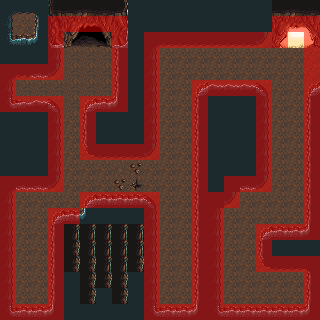

Rendered tile map (Tiled .tmx) drawn with the repository's tilesets; below, a short description and the full map source, tile grids included:
An orthogonal 20x20 tile map with 16x16 px tiles, 6 tile layers (base, decoration, collision, base2, ...), 3 tilesets.

<map version="1.0" orientation="orthogonal" renderorder="right-down" width="20" height="20" tilewidth="16" tileheight="16" nextobjectid="6">
 <tileset firstgid="1" name="cave16x16" tilewidth="16" tileheight="16" tilecount="336" columns="16">
  <image source="../art/cave16x16.png" width="256" height="336" />
 </tileset>
 <tileset firstgid="337" name="collision_graphic" tilewidth="16" tileheight="16" tilecount="4" columns="2">
  <image source="../art/collision_graphic.png" width="32" height="32" />
 </tileset>
 <tileset firstgid="341" name="rpgtileset" tilewidth="16" tileheight="16" tilecount="132" columns="11">
  <image source="../art/rpg_indoor.png" width="176" height="192" />
 </tileset>
 <layer name="base" width="20" height="20">
  <data encoding="csv">
215,216,217,221,4,5,6,224,220,220,220,220,220,220,220,220,220,52,53,54,
231,18,233,237,20,21,22,240,220,220,220,220,220,220,220,220,220,68,69,70,
247,248,249,253,36,37,38,256,220,215,216,216,216,216,216,216,218,84,85,86,
220,220,220,231,146,146,146,233,220,231,232,232,232,232,232,232,232,232,232,232,
215,250,251,218,146,146,146,233,220,231,232,232,232,232,232,232,232,232,232,232,
231,146,146,146,146,146,146,233,220,231,232,232,235,267,267,267,234,232,232,235,
247,266,267,234,146,235,248,249,220,231,232,232,233,220,220,220,231,232,232,233,
220,220,220,231,232,233,220,220,220,231,232,232,233,220,220,220,231,232,232,233,
220,220,220,231,232,233,220,220,220,231,232,232,233,220,220,220,231,232,232,233,
220,220,220,231,232,219,216,216,216,218,232,232,233,220,220,220,231,232,232,233,
220,220,220,231,232,232,232,232,232,232,232,232,233,220,220,220,231,232,232,233,
215,251,251,218,232,232,232,232,232,232,232,232,233,220,220,251,218,232,232,233,
231,232,232,232,232,235,248,248,248,234,232,232,233,220,218,232,232,232,232,233,
231,232,232,235,248,249,220,220,220,231,232,232,233,231,232,232,232,232,232,233,
231,232,232,233,220,220,220,220,220,231,232,232,233,231,232,232,235,248,248,249,
231,232,232,233,220,220,220,220,220,231,232,232,233,231,232,232,233,220,220,220,
231,232,232,233,220,220,220,220,220,231,232,232,233,231,232,232,219,216,216,217,
231,232,232,233,220,220,220,220,220,231,232,232,233,231,232,232,232,232,232,233,
231,232,232,233,220,220,220,220,220,231,232,232,233,231,232,232,232,232,232,233,
247,248,248,249,220,220,220,220,220,247,248,248,249,247,248,248,248,248,248,249
</data>
 </layer>
 <layer name="decoration" width="20" height="20">
  <data encoding="csv">
0,0,0,0,0,0,0,0,0,0,0,0,0,0,0,0,0,0,0,0,
0,0,0,0,0,0,0,0,0,0,0,0,0,0,0,0,0,0,0,0,
0,0,0,0,0,0,0,0,0,0,0,0,0,0,0,0,0,0,0,0,
0,0,0,0,0,0,0,0,0,0,0,0,0,0,0,0,0,0,0,0,
0,0,0,0,0,0,0,0,0,0,0,0,0,0,0,0,0,0,0,0,
0,0,0,0,0,0,0,0,0,0,0,0,0,0,0,0,0,0,0,0,
0,0,0,0,0,0,0,0,0,0,0,0,0,0,0,0,0,0,0,0,
0,0,0,0,0,0,0,0,0,0,0,0,0,0,0,0,0,0,0,0,
0,0,0,0,0,0,0,0,0,0,0,0,0,0,0,0,0,0,0,0,
0,0,0,0,0,0,0,0,0,0,0,0,0,0,0,0,0,0,0,0,
0,0,0,0,0,0,0,145,113,0,0,0,0,0,0,0,0,0,0,0,
0,0,0,0,0,0,0,113,114,0,0,0,0,0,0,0,0,0,0,0,
0,0,0,0,0,0,0,0,0,0,0,0,0,0,0,0,0,0,0,0,
0,0,0,0,0,0,0,0,0,0,0,0,0,0,0,0,0,0,0,0,
0,0,0,0,56,56,56,56,56,0,0,0,0,0,0,0,0,0,0,0,
0,0,0,0,72,56,56,56,56,0,0,0,0,0,0,0,0,0,0,0,
0,0,0,0,72,72,56,56,72,0,0,0,0,0,0,0,0,0,0,0,
0,0,0,0,0,72,72,72,0,0,0,0,0,0,0,0,0,0,0,0,
0,0,0,0,0,72,0,72,0,0,0,0,0,0,0,0,0,0,0,0,
0,0,0,0,0,0,0,0,0,0,0,0,0,0,0,0,0,0,0,0
</data>
 </layer>
 <layer name="collision" width="20" height="20" opacity="0.46">
  <data encoding="csv">
0,0,0,0,0,0,0,0,0,0,0,0,0,0,0,0,0,0,0,0,
0,0,0,337,337,337,337,337,0,0,0,0,0,0,0,0,0,337,337,337,
0,0,0,337,0,0,0,337,0,337,337,337,337,337,337,337,337,337,0,337,
0,0,0,337,0,0,0,337,0,337,0,0,0,0,0,0,0,0,0,337,
337,337,337,337,0,0,0,337,0,337,0,0,0,0,0,0,0,0,0,337,
337,0,0,0,0,0,0,337,0,337,0,0,337,337,337,337,337,0,0,337,
337,337,337,337,0,337,337,337,0,337,0,0,337,0,0,0,337,0,0,337,
0,0,0,337,0,337,0,0,0,337,0,0,337,0,0,0,337,0,0,337,
0,0,0,337,0,337,0,0,0,337,0,0,337,0,0,0,337,0,0,337,
0,0,0,337,0,337,337,337,337,337,0,0,337,0,0,0,337,0,0,337,
0,0,0,337,0,0,0,0,0,0,0,0,337,0,0,0,337,0,0,337,
337,337,337,337,0,0,0,0,0,0,0,0,337,0,337,337,337,0,0,337,
337,0,0,0,0,337,337,337,337,337,0,0,337,337,337,0,0,0,0,337,
337,0,0,337,337,0,0,0,0,337,0,0,337,337,0,0,0,0,0,337,
337,0,0,337,0,0,0,0,0,337,0,0,337,337,0,0,337,337,337,337,
337,0,0,337,0,0,0,0,0,337,0,0,337,337,0,0,337,0,0,0,
337,0,0,337,0,0,0,0,0,337,0,0,337,337,0,0,337,337,337,337,
337,0,0,337,0,0,0,0,0,337,0,0,337,337,0,0,0,0,0,337,
337,0,0,337,0,0,0,0,0,337,0,0,337,337,0,0,0,0,0,337,
337,337,337,337,0,0,0,0,0,337,337,337,337,337,337,337,337,337,337,337
</data>
 </layer>
 <layer name="base2" width="20" height="20">
  <data encoding="csv">
0,0,0,0,0,0,0,0,0,0,0,0,0,0,0,0,0,0,0,0,
0,0,0,0,0,0,0,0,0,0,0,0,0,0,0,0,0,0,0,0,
0,0,0,0,0,0,0,0,0,0,0,0,0,0,0,0,0,0,0,0,
0,0,0,0,0,0,0,0,0,0,0,0,0,0,0,0,0,0,0,0,
0,0,0,0,0,0,0,0,0,0,0,0,0,0,0,0,0,0,0,0,
0,0,0,0,0,0,0,0,0,0,0,0,0,0,0,0,0,0,0,0,
0,0,0,0,0,0,0,0,0,0,0,0,0,0,0,0,0,0,0,0,
0,0,0,0,0,0,0,0,0,0,0,0,0,0,0,0,0,0,0,0,
0,0,0,0,0,0,0,0,0,0,0,0,0,0,0,0,0,0,0,0,
0,0,0,0,0,0,0,0,0,0,0,0,0,0,0,0,0,0,0,0,
0,0,0,0,0,0,0,0,0,0,0,0,0,0,0,0,0,0,0,0,
0,0,0,0,0,0,0,0,0,0,0,0,0,0,0,0,0,0,0,0,
0,0,0,0,0,0,0,0,0,0,0,0,0,0,0,0,0,0,0,0,
0,0,0,0,0,0,0,0,0,0,0,0,0,0,0,0,0,0,0,0,
0,0,0,0,0,0,0,0,0,0,0,0,0,0,0,0,0,0,0,0,
0,0,0,0,0,0,0,0,0,0,0,0,0,0,0,0,0,0,0,0,
0,0,0,0,0,0,0,0,0,0,0,0,0,0,0,0,0,0,0,0,
0,0,0,0,0,0,0,0,0,0,0,0,0,0,0,0,0,0,0,0,
0,0,0,0,0,0,0,0,0,0,0,0,0,0,0,0,0,0,0,0,
0,0,0,0,0,0,0,0,0,0,0,0,0,0,0,0,0,0,0,0
</data>
 </layer>
 <layer name="dec2" width="20" height="20">
  <data encoding="csv">
0,0,0,0,0,0,0,0,0,0,0,0,0,0,0,0,0,0,0,0,
0,0,0,0,0,0,0,0,0,0,0,0,0,0,0,0,0,0,0,0,
0,0,0,0,0,0,0,0,0,0,0,0,0,0,0,0,0,0,0,0,
0,0,0,0,0,0,0,0,0,0,0,0,0,0,0,0,0,0,0,0,
0,0,0,0,0,0,0,0,0,0,0,0,0,0,0,0,0,0,0,0,
0,0,0,0,0,0,0,0,0,0,0,0,0,0,0,0,0,0,0,0,
0,0,0,0,0,0,0,0,0,0,0,0,0,0,0,0,0,0,0,0,
0,0,0,0,0,0,0,0,0,0,0,0,0,0,0,0,0,0,0,0,
0,0,0,0,0,0,0,0,0,0,0,0,0,0,0,0,0,0,0,0,
0,0,0,0,0,0,0,0,0,0,0,0,0,0,0,0,0,0,0,0,
0,0,0,0,0,0,0,0,0,0,0,0,0,0,0,0,0,0,0,0,
0,0,0,0,0,0,0,0,0,0,0,0,0,0,0,0,0,0,0,0,
0,0,0,0,0,0,0,0,0,0,0,0,0,0,0,0,0,0,0,0,
0,0,0,0,0,0,0,0,0,0,0,0,0,0,0,0,0,0,0,0,
0,0,0,0,0,0,0,0,0,0,0,0,0,0,0,0,0,0,0,0,
0,0,0,0,0,0,0,0,0,0,0,0,0,0,0,0,0,0,0,0,
0,0,0,0,0,0,0,0,0,0,0,0,0,0,0,0,0,0,0,0,
0,0,0,0,0,0,0,0,0,0,0,0,0,0,0,0,0,0,0,0,
0,0,0,0,0,0,0,0,0,0,0,0,0,0,0,0,0,0,0,0,
0,0,0,0,0,0,0,0,0,0,0,0,0,0,0,0,0,0,0,0
</data>
 </layer>
 <layer name="col2" width="20" height="20">
  <data encoding="csv">
0,0,0,0,0,0,0,0,0,0,0,0,0,0,0,0,0,0,0,0,
0,0,0,0,0,0,0,0,0,0,0,0,0,0,0,0,0,0,0,0,
0,0,0,0,0,0,0,0,0,0,0,0,0,0,0,0,0,0,0,0,
0,0,0,0,0,0,0,0,0,0,0,0,0,0,0,0,0,0,0,0,
0,0,0,0,0,0,0,0,0,0,0,0,0,0,0,0,0,0,0,0,
0,0,0,0,0,0,0,0,0,0,0,0,0,0,0,0,0,0,0,0,
0,0,0,0,0,0,0,0,0,0,0,0,0,0,0,0,0,0,0,0,
0,0,0,0,0,0,0,0,0,0,0,0,0,0,0,0,0,0,0,0,
0,0,0,0,0,0,0,0,0,0,0,0,0,0,0,0,0,0,0,0,
0,0,0,0,0,0,0,0,0,0,0,0,0,0,0,0,0,0,0,0,
0,0,0,0,0,0,0,0,0,0,0,0,0,0,0,0,0,0,0,0,
0,0,0,0,0,0,0,0,0,0,0,0,0,0,0,0,0,0,0,0,
0,0,0,0,0,0,0,0,0,0,0,0,0,0,0,0,0,0,0,0,
0,0,0,0,0,0,0,0,0,0,0,0,0,0,0,0,0,0,0,0,
0,0,0,0,0,0,0,0,0,0,0,0,0,0,0,0,0,0,0,0,
0,0,0,0,0,0,0,0,0,0,0,0,0,0,0,0,0,0,0,0,
0,0,0,0,0,0,0,0,0,0,0,0,0,0,0,0,0,0,0,0,
0,0,0,0,0,0,0,0,0,0,0,0,0,0,0,0,0,0,0,0,
0,0,0,0,0,0,0,0,0,0,0,0,0,0,0,0,0,0,0,0,
0,0,0,0,0,0,0,0,0,0,0,0,0,0,0,0,0,0,0,0
</data>
 </layer>
</map>
